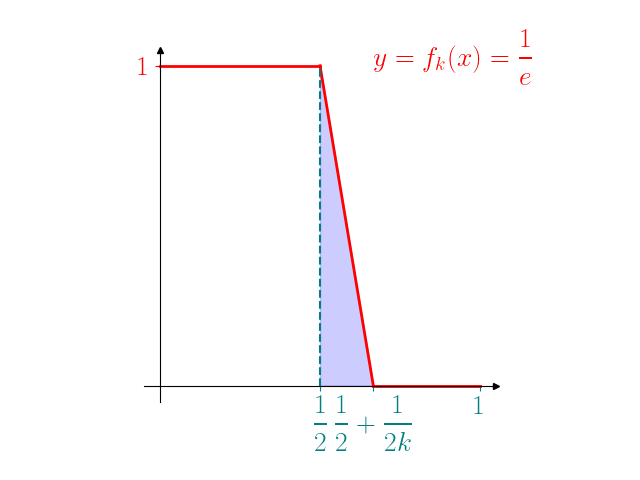

Python code for this plot:
from matplotlib import pyplot
import matplotlib.pyplot as plt
import numpy as np 
import time

def Dtime(start):
    print("--- %s seconds ---" % (time.time() - start))

def plt_parameters():
    plt.rcParams['text.usetex'] = True #using latex
    params = {'font.size': 20, 'text.latex.preamble' : r"""
    \usepackage{amsmath} 
    \usepackage{amssymb}
    \usepackage{mathtools}
              
    \everymath{\displaystyle}
    """}
    #font size
    pyplot.rcParams.update(params)

def axis_limits(ax1, xmin, xmax, ymin, ymax):
    # Set identical scales for both axes
    ax1.set(xlim=(xmin, xmax), ylim=(ymin, ymax))

def set_position(ax1):
    # Set bottom and left spines as x and y axes of coordinate system
    ax1.spines['bottom'].set_position('zero')
    ax1.spines['left'].set_position('zero')

def remove_axes(ax1, *args):
    # Remove top and right spines
    if "n" in args or "N" in args: 
        ax1.spines['top'].set_visible(False)
    if "e" in args or "E" in args: 
        ax1.spines['right'].set_visible(False)
    if "s" in args or "S" in args: 
        ax1.spines['bottom'].set_visible(False)
    if "w" in args or "W" in args: 
        ax1.spines['left'].set_visible(False)

def x_y_axis_labels(ax1, args):
    # Create 'x' and 'y' labels placed at the end of the axes
    if "n" in args or "N" in args: 
        ax1.set_ylabel('$y$', labelpad=-21, y=1.02, rotation=0)
    if "e" in args or "E" in args: 
        ax1.set_xlabel('$x$', labelpad=-24, x=1.03)
    if "s" in args or "S" in args: 
        pass
    if "w" in args or "W" in args: 
        pass
    
def axis_arrows(ax1, c, args):
    # Draw arrows
    arrow_fmt = dict(markersize=4, color=c, clip_on=False)
    if "n" in args or "N" in args: 
        ax1.plot((0), (1), marker='^', transform=ax1.get_xaxis_transform(), **arrow_fmt)
    if "e" in args or "E" in args: 
        ax1.plot((1), (0), marker='>', transform=ax1.get_yaxis_transform(), **arrow_fmt)
    if "s" in args or "S" in args: 
        pass
    if "w" in args or "W" in args: 
        pass

def axis_label(ax1, xtic, xlab, ytic, ylab):
    ax1.set_xticks(xtic)
    ax1.set_xticklabels(xlab)
    ax1.set_yticks(ytic)
    ax1.set_yticklabels(ylab)

def x_label_color(ax1, color):
    ax1.tick_params(axis='x', colors=color)

def y_label_color(ax1, color):
    ax1.tick_params(axis='y', colors=color)

def fun(x):
    return np.e ** (- x / 1.5) * x ** 2 * np.e / 9

def plot_curves(ax1): 
    x = np.arange(0, 4, .01)
    ax1.plot(x, fun(x), color="r")

def plot_segments(ax1):
    ax1.plot([0, 1/2], [1, 1], color="r", linewidth=2)
    ax1.plot([1/2, 1/2 + 1/6], [1, 0], color="r", linewidth=2)
    ax1.plot([1/2 + 1/6, 1], [0, 0], color="r", linewidth=2)
    ax1.plot([1/2, 1/2], [0, 1], color="teal", linestyle="--")
    pass

def plot_points(ax1):
    plt.scatter([3], [fun(3)], color="r", marker="o")
    pass

def fill(ax1):
    ax1.fill_between(x=[1/2, 1/2+1/6], y1=[1, 0], color="b", alpha=.2)

def text(ax1, coor, text, c):
    #Add text
    ax1.text(coor[0], coor[1], text, color=c)


def save_file():
    file_name = str(__file__)[0:-1] + "ng"
    plt.savefig(file_name)


if __name__ == "__main__":
    # k = 3
    k = 3
    START = time.time()
    plt_parameters()
    FIG, AX = plt.subplots()
    AX.set(aspect=1)
    set_position(AX)
    remove_axes(AX, "n", "e")
    axis_arrows(AX, "k", ["n", "e"])
    axis_label(AX, 
               xtic=[1/2, 1/2 + 1/(2*k), 1], xlab=[r"$\frac{1}{2}$", r"$\frac{1}{2}+\frac{1}{2k}$", r"$1$"],
               ytic=[1], ylab=[r"$1$"])
    x_label_color(AX, "teal")
    y_label_color(AX, "r")
    plot_segments(AX)
    fill(AX)
    #plot_curves(AX)
    #plot_points(AX)
    text(AX, coor=[1/2+1/6, 1], text=r"$y=f_k(x)=\frac{1}{e}$", c="r")
    plt.tight_layout()
    save_file()
    Dtime(START)
    plt.show()
